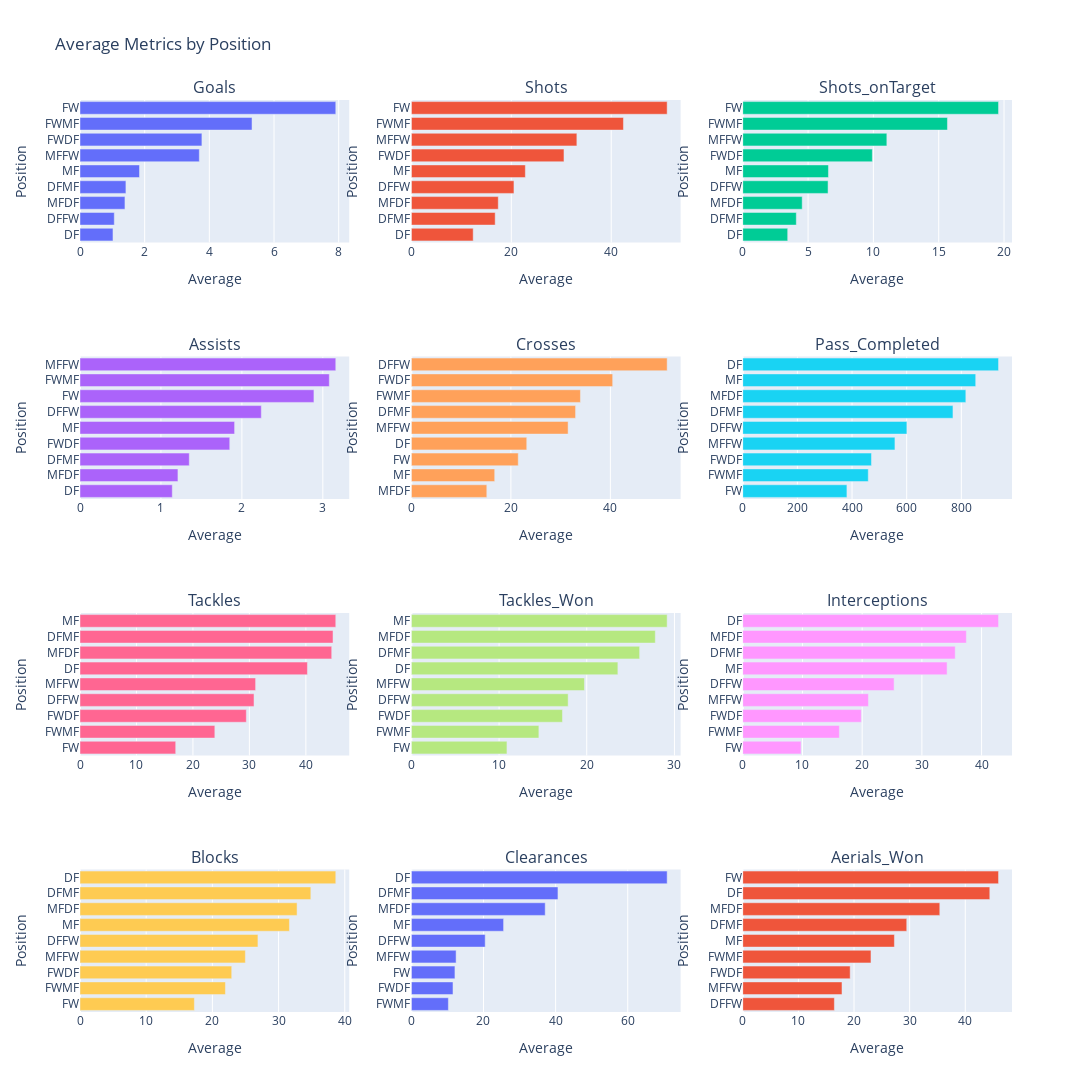

Notebook code cell kept with this figure:
### Code cell
# Assuming 'pos_metrics_avg_1' is your DataFrame, and 'metrics' contains your list of metrics
rows = 4  # Number of rows for subplots
cols = 3  # Number of columns for subplots

# Create a subplot figure
fig = make_subplots(rows=rows, cols=cols, subplot_titles=metrics)

# Loop through each metric and add a bar plot to the figure
for i, metric in enumerate(metrics):
    row = i // cols + 1
    col = i % cols + 1
    sorted_data = pos_metrics_avg_1[metric].sort_values(ascending=True)
    fig.add_trace(go.Bar(y=sorted_data.index, x=sorted_data.values, orientation='h'), row=row, col=col)

# Update layout of the figure
fig.update_layout(height=1200, width=1200, title_text="Average Metrics by Position", showlegend=False)
fig.update_xaxes(title_text="Average")
fig.update_yaxes(title_text="Position")
fig.show()

### Figure 1 — Plotly figure (JSON) as saved in the notebook; plotly's stock layout.template omitted (floating-point values rounded to 4 significant figures)
{"data": [{"orientation": "h", "type": "bar", "x": [1.02, 1.06, 1.39, 1.42, 1.84, 3.69, 3.77, 5.32, 7.91], "xaxis": "x", "y": ["DF", "DFFW", "MFDF", "DFMF", "MF", "MFFW", "FWDF", "FWMF", "FW"], "yaxis": "y"}, {"orientation": "h", "type": "bar", "x": [12.37, 16.77, 17.39, 20.53, 22.81, 30.54, 33.12, 42.44, 51.19], "xaxis": "x2", "y": ["DF", "DFMF", "MFDF", "DFFW", "MF", "FWDF", "MFFW", "FWMF", "FW"], "yaxis": "y2"}, {"orientation": "h", "type": "bar", "x": [3.44, 4.1, 4.55, 6.53, 6.56, 9.92, 11.03, 15.67, 19.58], "xaxis": "x3", "y": ["DF", "DFMF", "MFDF", "DFFW", "MF", "FWDF", "MFFW", "FWMF", "FW"], "yaxis": "y3"}, {"orientation": "h", "type": "bar", "x": [1.14, 1.21, 1.35, 1.85, 1.91, 2.24, 2.89, 3.08, 3.16], "xaxis": "x4", "y": ["DF", "MFDF", "DFMF", "FWDF", "MF", "DFFW", "FW", "FWMF", "MFFW"], "yaxis": "y4"}, {"orientation": "h", "type": "bar", "x": [15.16, 16.75, 21.48, 23.19, 31.5, 33, 33.98, 40.46, 51.41], "xaxis": "x5", "y": ["MFDF", "MF", "FW", "DF", "MFFW", "DFMF", "FWMF", "FWDF", "DFFW"], "yaxis": "y5"}, {"orientation": "h", "type": "bar", "x": [381.2, 459.3, 471.1, 557.0, 600.7, 769.3, 816.5, 852.6, 936.1], "xaxis": "x6", "y": ["FW", "FWMF", "FWDF", "MFFW", "DFFW", "DFMF", "MFDF", "MF", "DF"], "yaxis": "y6"}, {"orientation": "h", "type": "bar", "x": [16.95, 23.88, 29.46, 30.82, 31.1, 40.28, 44.58, 44.81, 45.3], "xaxis": "x7", "y": ["FW", "FWMF", "FWDF", "DFFW", "MFFW", "DF", "MFDF", "DFMF", "MF"], "yaxis": "y7"}, {"orientation": "h", "type": "bar", "x": [10.9, 14.54, 17.23, 17.88, 19.74, 23.55, 26.03, 27.82, 29.17], "xaxis": "x8", "y": ["FW", "FWMF", "FWDF", "DFFW", "MFFW", "DF", "DFMF", "MFDF", "MF"], "yaxis": "y8"}, {"orientation": "h", "type": "bar", "x": [9.76, 16.18, 19.85, 21.05, 25.35, 34.22, 35.58, 37.45, 42.84], "xaxis": "x9", "y": ["FW", "FWMF", "FWDF", "MFFW", "DFFW", "MF", "DFMF", "MFDF", "DF"], "yaxis": "y9"}, {"orientation": "h", "type": "bar", "x": [17.28, 21.97, 22.92, 24.98, 26.88, 31.64, 32.79, 34.87, 38.64], "xaxis": "x10", "y": ["FW", "FWMF", "FWDF", "MFFW", "DFFW", "MF", "MFDF", "DFMF", "DF"], "yaxis": "y10"}, {"orientation": "h", "type": "bar", "x": [10.26, 11.54, 12.08, 12.4, 20.47, 25.57, 37.11, 40.65, 70.93], "xaxis": "x11", "y": ["FWMF", "FWDF", "FW", "MFFW", "DFFW", "MF", "MFDF", "DFMF", "DF"], "yaxis": "y11"}, {"orientation": "h", "type": "bar", "x": [16.47, 17.84, 19.31, 23.05, 27.26, 29.48, 35.42, 44.41, 45.98], "xaxis": "x12", "y": ["DFFW", "MFFW", "FWDF", "FWMF", "MF", "DFMF", "MFDF", "DF", "FW"], "yaxis": "y12"}], "layout": {"annotations": [{"font": {"size": 16}, "showarrow": false, "text": "Goals", "x": 0.1444, "xanchor": "center", "xref": "paper", "y": 1, "yanchor": "bottom", "yref": "paper"}, {"font": {"size": 16}, "showarrow": false, "text": "Shots", "x": 0.5, "xanchor": "center", "xref": "paper", "y": 1, "yanchor": "bottom", "yref": "paper"}, {"font": {"size": 16}, "showarrow": false, "text": "Shots_onTarget", "x": 0.8556, "xanchor": "center", "xref": "paper", "y": 1, "yanchor": "bottom", "yref": "paper"}, {"font": {"size": 16}, "showarrow": false, "text": "Assists", "x": 0.1444, "xanchor": "center", "xref": "paper", "y": 0.7188, "yanchor": "bottom", "yref": "paper"}, {"font": {"size": 16}, "showarrow": false, "text": "Crosses", "x": 0.5, "xanchor": "center", "xref": "paper", "y": 0.7188, "yanchor": "bottom", "yref": "paper"}, {"font": {"size": 16}, "showarrow": false, "text": "Pass_Completed", "x": 0.8556, "xanchor": "center", "xref": "paper", "y": 0.7188, "yanchor": "bottom", "yref": "paper"}, {"font": {"size": 16}, "showarrow": false, "text": "Tackles", "x": 0.1444, "xanchor": "center", "xref": "paper", "y": 0.4375, "yanchor": "bottom", "yref": "paper"}, {"font": {"size": 16}, "showarrow": false, "text": "Tackles_Won", "x": 0.5, "xanchor": "center", "xref": "paper", "y": 0.4375, "yanchor": "bottom", "yref": "paper"}, {"font": {"size": 16}, "showarrow": false, "text": "Interceptions", "x": 0.8556, "xanchor": "center", "xref": "paper", "y": 0.4375, "yanchor": "bottom", "yref": "paper"}, {"font": {"size": 16}, "showarrow": false, "text": "Blocks", "x": 0.1444, "xanchor": "center", "xref": "paper", "y": 0.1562, "yanchor": "bottom", "yref": "paper"}, {"font": {"size": 16}, "showarrow": false, "text": "Clearances", "x": 0.5, "xanchor": "center", "xref": "paper", "y": 0.1562, "yanchor": "bottom", "yref": "paper"}, {"font": {"size": 16}, "showarrow": false, "text": "Aerials_Won", "x": 0.8556, "xanchor": "center", "xref": "paper", "y": 0.1562, "yanchor": "bottom", "yref": "paper"}], "height": 1200, "showlegend": false, "title": {"text": "Average Metrics by Position"}, "width": 1200, "xaxis": {"anchor": "y", "domain": [0, 0.2889], "title": {"text": "Average"}}, "xaxis10": {"anchor": "y10", "domain": [0, 0.2889], "title": {"text": "Average"}}, "xaxis11": {"anchor": "y11", "domain": [0.3556, 0.6444], "title": {"text": "Average"}}, "xaxis12": {"anchor": "y12", "domain": [0.7111, 1], "title": {"text": "Average"}}, "xaxis2": {"anchor": "y2", "domain": [0.3556, 0.6444], "title": {"text": "Average"}}, "xaxis3": {"anchor": "y3", "domain": [0.7111, 1], "title": {"text": "Average"}}, "xaxis4": {"anchor": "y4", "domain": [0, 0.2889], "title": {"text": "Average"}}, "xaxis5": {"anchor": "y5", "domain": [0.3556, 0.6444], "title": {"text": "Average"}}, "xaxis6": {"anchor": "y6", "domain": [0.7111, 1], "title": {"text": "Average"}}, "xaxis7": {"anchor": "y7", "domain": [0, 0.2889], "title": {"text": "Average"}}, "xaxis8": {"anchor": "y8", "domain": [0.3556, 0.6444], "title": {"text": "Average"}}, "xaxis9": {"anchor": "y9", "domain": [0.7111, 1], "title": {"text": "Average"}}, "yaxis": {"anchor": "x", "domain": [0.8438, 1], "title": {"text": "Position"}}, "yaxis10": {"anchor": "x10", "domain": [0, 0.1562], "title": {"text": "Position"}}, "yaxis11": {"anchor": "x11", "domain": [0, 0.1562], "title": {"text": "Position"}}, "yaxis12": {"anchor": "x12", "domain": [0, 0.1562], "title": {"text": "Position"}}, "yaxis2": {"anchor": "x2", "domain": [0.8438, 1], "title": {"text": "Position"}}, "yaxis3": {"anchor": "x3", "domain": [0.8438, 1], "title": {"text": "Position"}}, "yaxis4": {"anchor": "x4", "domain": [0.5625, 0.7188], "title": {"text": "Position"}}, "yaxis5": {"anchor": "x5", "domain": [0.5625, 0.7188], "title": {"text": "Position"}}, "yaxis6": {"anchor": "x6", "domain": [0.5625, 0.7188], "title": {"text": "Position"}}, "yaxis7": {"anchor": "x7", "domain": [0.2812, 0.4375], "title": {"text": "Position"}}, "yaxis8": {"anchor": "x8", "domain": [0.2812, 0.4375], "title": {"text": "Position"}}, "yaxis9": {"anchor": "x9", "domain": [0.2812, 0.4375], "title": {"text": "Position"}}}}
